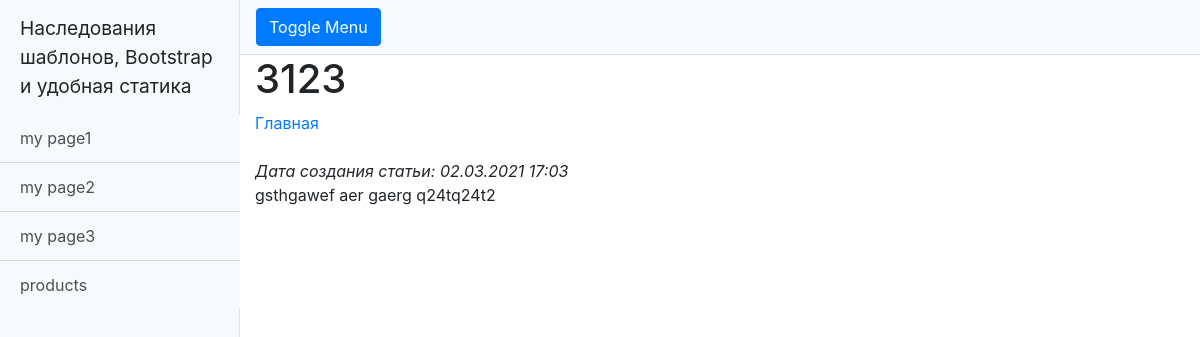
Screenshot of /news/7 with the database file from the repository.
### NewsPaper/models.py (models this page shows, shortened)
class Post(models.Model):
    state = 'ST'
    news = 'NE'
    FIELD = [
        (state, 'Статья'),
        (news, 'Новость')
    ]
    type = models.CharField(max_length=2, choices=FIELD)
    post_date_creation = models.DateTimeField(auto_now_add=True)
    post_heading = models.CharField(max_length=255)
    post_text = models.TextField()
    post_rating = models.IntegerField(default=0)
    author = models.ForeignKey(Author, on_delete=models.CASCADE)
    category = models.ManyToManyField(Category, through='PostCategory')

### NewsPaper/views.py (the view)
# urls.py: path('<int:pk>', NewsDetail.as_view()),
class NewsDetail(DetailView):
    model = Post  # модель всё та же, но мы хотим получать детали конкретно отдельного товара
    template_name = 'single_news.html'  # название шаблона будет product.html
    context_object_name = 'single_news'  # название объекта. в нём будет
    queryset = Post.objects.filter(type='NE')

### NewsPaper/templatetags/my_filters.py (called while the page is built)
@register.filter(name='censor')
def censor(value):
    if isinstance(value, str):
        censor_words = ['плохоеслово', 'компостер', 'гадость', 'лох']
        split_string = value.split()
        for word in censor_words:
            if word in split_string:
                for j in range(len(split_string)):
                    if word == split_string[j]:
                        split_string[j] = '*' * len(split_string[j])
        return ' '.join(split_string)
    else:
        raise ValueError(f'Ошибка: значение должно быть строкой')

### templates/single_news.html (shortened to what this page needs)
{% extends 'default.html' %}
{% load my_filters %}
{% block content %}
    <h1>{{ single_news.post_heading|censor }}</h1>
    <div><a href="/news/">Главная</a></div>
    <br>
    <i>Дата создания статьи: {{ single_news.post_date_creation|date:'d.m.Y H:m' }}</i>
    <p>{{ single_news.post_text|censor }}</p>
{% endblock content %}

### rows the page displays
Post: post_heading|censor "3123", post_date_creation "02.03.2021 17:03", post_text|censor "gsthgawef aer gaerg q24tq24t2"
